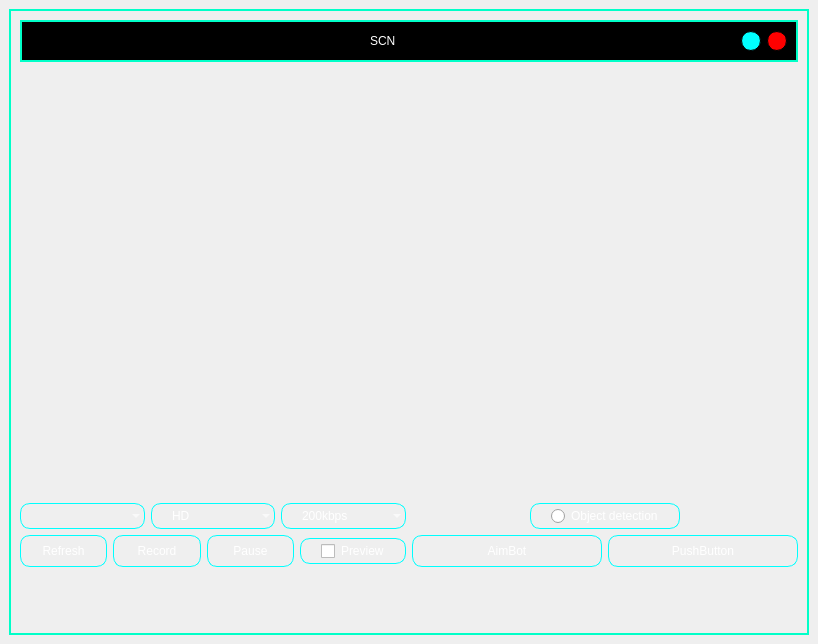
<?xml version="1.0" encoding="UTF-8"?>
<ui version="4.0">
 <class>MainWindow</class>
 <widget class="QMainWindow" name="MainWindow">
  <property name="windowModality">
   <enum>Qt::WindowModal</enum>
  </property>
  <property name="geometry">
   <rect>
    <x>0</x>
    <y>0</y>
    <width>818</width>
    <height>644</height>
   </rect>
  </property>
  <property name="maximumSize">
   <size>
    <width>818</width>
    <height>644</height>
   </size>
  </property>
  <property name="windowTitle">
   <string>SCN</string>
  </property>
  <property name="styleSheet">
   <string notr="true">QMainWindow{

background:transparent;
border-radius:20px;


};

</string>
  </property>
  <property name="documentMode">
   <bool>false</bool>
  </property>
  <property name="dockNestingEnabled">
   <bool>false</bool>
  </property>
  <widget class="QWidget" name="centralwidget">
   <property name="styleSheet">
    <string notr="true">#frame{

border: 2px solid  rgb(0, 255, 200);

}</string>
   </property>
   <layout class="QVBoxLayout" name="verticalLayout">
    <item>
     <widget class="QFrame" name="frame">
      <property name="styleSheet">
       <string notr="true">QFrame{
border-radius:20px;
background-color:  rgba(0, 0, 0, 0.7);


};


</string>
      </property>
      <property name="frameShape">
       <enum>QFrame::StyledPanel</enum>
      </property>
      <property name="frameShadow">
       <enum>QFrame::Raised</enum>
      </property>
      <layout class="QVBoxLayout" name="verticalLayout_3">
       <item>
        <widget class="QFrame" name="titleBar">
         <property name="maximumSize">
          <size>
           <width>16777215</width>
           <height>50</height>
          </size>
         </property>
         <property name="styleSheet">
          <string notr="true">background-color: rgb(0, 0, 0);

border: 2px solid  rgb(0, 255, 200);



</string>
         </property>
         <property name="frameShape">
          <enum>QFrame::StyledPanel</enum>
         </property>
         <property name="frameShadow">
          <enum>QFrame::Raised</enum>
         </property>
         <layout class="QHBoxLayout" name="horizontalLayout_6">
          <item alignment="Qt::AlignHCenter">
           <widget class="QLabel" name="APPNAME">
            <property name="styleSheet">
             <string notr="true">color:rgb(255,255,255);
background:transparent;
font: 87 20pt &quot;Arial Black&quot;;
border: 1px solid rgd(0,0,0);
border: 1 solid rgb(0,0,0)</string>
            </property>
            <property name="text">
             <string>SCN</string>
            </property>
           </widget>
          </item>
          <item>
           <widget class="QPushButton" name="minimiz">
            <property name="maximumSize">
             <size>
              <width>20</width>
              <height>20</height>
             </size>
            </property>
            <property name="styleSheet">
             <string notr="true">QPushButton{
background-color: rgb(0, 255, 255);
height:20px;
border-radius:10px;
border: 1 solid rgb(0,0,0)
}

QPushButton:hover{
background-color: rgb(0, 129, 129);
}</string>
            </property>
            <property name="text">
             <string/>
            </property>
           </widget>
          </item>
          <item>
           <widget class="QPushButton" name="Exit">
            <property name="maximumSize">
             <size>
              <width>20</width>
              <height>20</height>
             </size>
            </property>
            <property name="styleSheet">
             <string notr="true">QPushButton{
background-color: rgb(255, 0, 0);
height:20px;
border-radius:10px;
border: 1 solid rgb(0,0,0)

}

QPushButton:hover{
background-color: rgb(144, 0, 0);
}</string>
            </property>
            <property name="text">
             <string/>
            </property>
           </widget>
          </item>
         </layout>
        </widget>
       </item>
       <item>
        <layout class="QVBoxLayout" name="verticalLayout_2">
         <item>
          <widget class="QScrollArea" name="scrollArea">
           <property name="minimumSize">
            <size>
             <width>0</width>
             <height>0</height>
            </size>
           </property>
           <property name="maximumSize">
            <size>
             <width>16777215</width>
             <height>429</height>
            </size>
           </property>
           <property name="baseSize">
            <size>
             <width>0</width>
             <height>0</height>
            </size>
           </property>
           <property name="styleSheet">
            <string notr="true">background:transparent;</string>
           </property>
           <property name="widgetResizable">
            <bool>true</bool>
           </property>
           <widget class="QWidget" name="scrollAreaWidgetContents">
            <property name="geometry">
             <rect>
              <x>0</x>
              <y>0</y>
              <width>776</width>
              <height>403</height>
             </rect>
            </property>
            <property name="styleSheet">
             <string notr="true">border-color: rgb(255, 0, 0);</string>
            </property>
            <layout class="QHBoxLayout" name="horizontalLayout">
             <item alignment="Qt::AlignHCenter">
              <widget class="QLabel" name="qimage">
               <property name="maximumSize">
                <size>
                 <width>800</width>
                 <height>500</height>
                </size>
               </property>
               <property name="text">
                <string/>
               </property>
              </widget>
             </item>
            </layout>
           </widget>
          </widget>
         </item>
        </layout>
       </item>
       <item>
        <layout class="QHBoxLayout" name="horizontalLayout_5"/>
       </item>
       <item>
        <layout class="QHBoxLayout" name="horizontalLayout_2">
         <item>
          <layout class="QVBoxLayout" name="layout3">
           <item>
            <layout class="QHBoxLayout" name="horizontalLayout_8">
             <item>
              <widget class="QComboBox" name="WindowList">
               <property name="styleSheet">
                <string notr="true">
padding: 2 20;
background:transparent;
color: rgb(255, 255, 255);
border:1px solid  rgb(0, 255, 255);
border-radius:10px;
height: 20px;
</string>
               </property>
              </widget>
             </item>
             <item>
              <widget class="QComboBox" name="resolutions">
               <property name="minimumSize">
                <size>
                 <width>50</width>
                 <height>0</height>
                </size>
               </property>
               <property name="styleSheet">
                <string notr="true">padding: 2 20;
background:transparent;
color: rgb(255, 255, 255);
border:1px solid  rgb(0, 255, 255);
border-radius:10px;
height: 20px;
</string>
               </property>
               <item>
                <property name="text">
                 <string>HD</string>
                </property>
               </item>
               <item>
                <property name="text">
                 <string>FHD</string>
                </property>
               </item>
              </widget>
             </item>
             <item>
              <widget class="QComboBox" name="bitRateCombo">
               <property name="styleSheet">
                <string notr="true">padding: 2 20;
background:transparent;
color: rgb(255, 255, 255);
border:1px solid  rgb(0, 255, 255);
border-radius:10px;
height: 20px;
</string>
               </property>
               <item>
                <property name="text">
                 <string>200kbps</string>
                </property>
               </item>
               <item>
                <property name="text">
                 <string>300kbps</string>
                </property>
               </item>
               <item>
                <property name="text">
                 <string>400kbps</string>
                </property>
               </item>
               <item>
                <property name="text">
                 <string>500kbps</string>
                </property>
               </item>
              </widget>
             </item>
            </layout>
           </item>
           <item>
            <layout class="QHBoxLayout" name="horizontalLayout_3">
             <item>
              <widget class="QPushButton" name="RefreshBtn">
               <property name="maximumSize">
                <size>
                 <width>16777215</width>
                 <height>16777215</height>
                </size>
               </property>
               <property name="styleSheet">
                <string notr="true">

QPushButton{
color: rgb(255, 255, 255);
border:1px solid  rgb(0, 255, 255);
border-radius:10px;
height:30px;
}

QPushButton:hover{
	background-color: rgb(0, 125, 125);
}</string>
               </property>
               <property name="text">
                <string>Refresh</string>
               </property>
              </widget>
             </item>
             <item>
              <widget class="QPushButton" name="RecordBtn">
               <property name="styleSheet">
                <string notr="true">
QPushButton{
color: rgb(255, 255, 255);
border:1px solid  rgb(0, 255, 255);
border-radius:10px;
height:30px;
}
QPushButton:hover{
background-color: rgb(100, 0, 0);
}</string>
               </property>
               <property name="text">
                <string>Record</string>
               </property>
              </widget>
             </item>
             <item>
              <widget class="QPushButton" name="PauseBtn">
               <property name="styleSheet">
                <string notr="true">QPushButton{
color: rgb(255, 255, 255);
border:1px solid  rgb(0, 255, 255);
border-radius:10px;
height:30px;
}

QPushButton:hover{
background-color: rgb(148, 148, 148);
}</string>
               </property>
               <property name="text">
                <string>Pause</string>
               </property>
              </widget>
             </item>
             <item>
              <widget class="QCheckBox" name="PreviewCheck">
               <property name="styleSheet">
                <string notr="true">padding: 2 20;
height:20;
border-radius:10px;


color: rgb(255, 255, 255);
border:1px solid  rgb(0, 255, 255);</string>
               </property>
               <property name="text">
                <string>Preview</string>
               </property>
              </widget>
             </item>
            </layout>
           </item>
          </layout>
         </item>
         <item>
          <layout class="QVBoxLayout" name="verticalLayout_4">
           <item alignment="Qt::AlignHCenter">
            <widget class="QRadioButton" name="radioButton1">
             <property name="styleSheet">
              <string notr="true">padding: 2 20;
height:20;
border-radius:10px;


color: rgb(255, 255, 255);
border:1px solid  rgb(0, 255, 255);
</string>
             </property>
             <property name="text">
              <string>Object detection</string>
             </property>
            </widget>
           </item>
           <item>
            <layout class="QHBoxLayout" name="horizontalLayout_4">
             <item>
              <widget class="QPushButton" name="AimBotBtn">
               <property name="styleSheet">
                <string notr="true">

QPushButton{
color: rgb(255, 255, 255);
border:1px solid  rgb(0, 255, 255);
border-radius:10px;
height:30px;
}</string>
               </property>
               <property name="text">
                <string>AimBot</string>
               </property>
              </widget>
             </item>
             <item>
              <widget class="QPushButton" name="pushButton">
               <property name="styleSheet">
                <string notr="true">
QPushButton{
color: rgb(255, 255, 255);
border:1px solid  rgb(0, 255, 255);
border-radius:10px;
height:30px;
}</string>
               </property>
               <property name="text">
                <string>PushButton</string>
               </property>
              </widget>
             </item>
            </layout>
           </item>
          </layout>
         </item>
        </layout>
       </item>
       <item alignment="Qt::AlignHCenter">
        <widget class="QLabel" name="lableNOTIFY">
         <property name="styleSheet">
          <string notr="true">font: 87 12pt &quot;Arial Black&quot;;
color: rgb(255, 0, 0);
background:transparent;</string>
         </property>
         <property name="text">
          <string/>
         </property>
        </widget>
       </item>
       <item>
        <layout class="QHBoxLayout" name="horizontalLayout_7">
         <item alignment="Qt::AlignLeft">
          <widget class="QFrame" name="resizegrip2">
           <property name="minimumSize">
            <size>
             <width>20</width>
             <height>20</height>
            </size>
           </property>
           <property name="styleSheet">
            <string notr="true">background: transparent;</string>
           </property>
           <property name="frameShape">
            <enum>QFrame::StyledPanel</enum>
           </property>
           <property name="frameShadow">
            <enum>QFrame::Raised</enum>
           </property>
          </widget>
         </item>
         <item>
          <widget class="QLabel" name="credit">
           <property name="styleSheet">
            <string notr="true">background: transparent;</string>
           </property>
           <property name="text">
            <string/>
           </property>
          </widget>
         </item>
         <item alignment="Qt::AlignRight">
          <widget class="QFrame" name="resizegrip">
           <property name="minimumSize">
            <size>
             <width>20</width>
             <height>20</height>
            </size>
           </property>
           <property name="maximumSize">
            <size>
             <width>20</width>
             <height>20</height>
            </size>
           </property>
           <property name="styleSheet">
            <string notr="true">background:transparent;</string>
           </property>
           <property name="frameShape">
            <enum>QFrame::StyledPanel</enum>
           </property>
           <property name="frameShadow">
            <enum>QFrame::Raised</enum>
           </property>
          </widget>
         </item>
        </layout>
       </item>
      </layout>
     </widget>
    </item>
   </layout>
  </widget>
 </widget>
 <resources>
  <include location="1.qrc"/>
 </resources>
 <connections/>
</ui>
